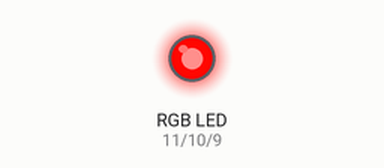
Bench run of a sketch on a simulated Arduino Uno, built with avr-gcc and run on an emulated ATmega328P. Parts: an RGB LED mixed from three pins (HIGH = lit).

Above: at 0.15 s.
At 6.46 s:
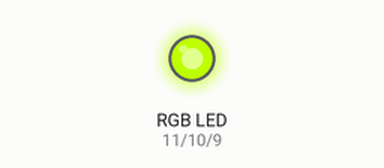
At 12.76 s:
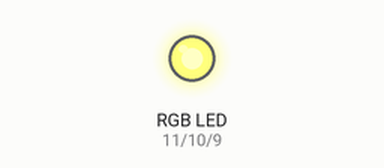
At 19.07 s:
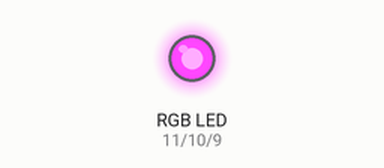
At 25.7 s:
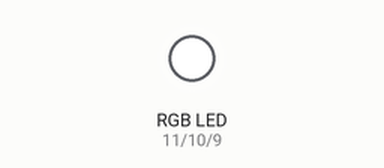
At 38.2 s:
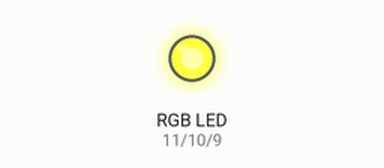
Timing chart, 0 to 40.0 s (numbered marks = the images above):
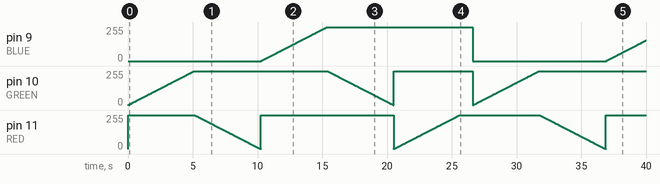

The sketch:

TinkerCAD_06_RGB-_________.ino
```cpp
const int RED=11; // pin R
const int GREEN=10; // pin G
const int BLUE=9; // pin B
int red; // ïåðåìåííàÿ R-ñîñòàâëÿþùåé öâåòà
int green; // ïåðåìåííàÿ G-ñîñòàâëÿþùåé öâåòà
int blue; // ïåðåìåííàÿ B-ñîñòàâëÿþùåé öâåòà
void setup() { }
void loop() {
red=255;green=0;blue=0; // èçíà÷àëüíî êðàñíûé öâåò
for (green=0;green<=255;green++) // îò êðàñíîãî ê æåëòîìó
     setRGB(red,green,blue);
for (red=255;red>=0;red--) // îò æåëòîìó ê çåëåíîìó
     setRGB(red,green,blue);
for (blue=0;blue<=255;blue++) // îò çåëåíîãî ê ãîëóáîìó
     setRGB(red,green,blue);
for (green=255;green>=0;green--) // îò ãîëóáîãî ê ñèíåìó
     setRGB(red,green,blue);
for (red=0;red<=255;red++) // îò ñèíåãî ê ôèîëåòîâîìó
     setRGB(red,green,blue);
delay(1000);
}
// óñòàíîâêà öâåòà RGB-ñâåòîäèîäà ÷åðåç ØÈÌ
void setRGB(int r,int g,int b) {
analogWrite(RED,r);
analogWrite(GREEN,g);
analogWrite(BLUE,b);
delay(20);
}
```
